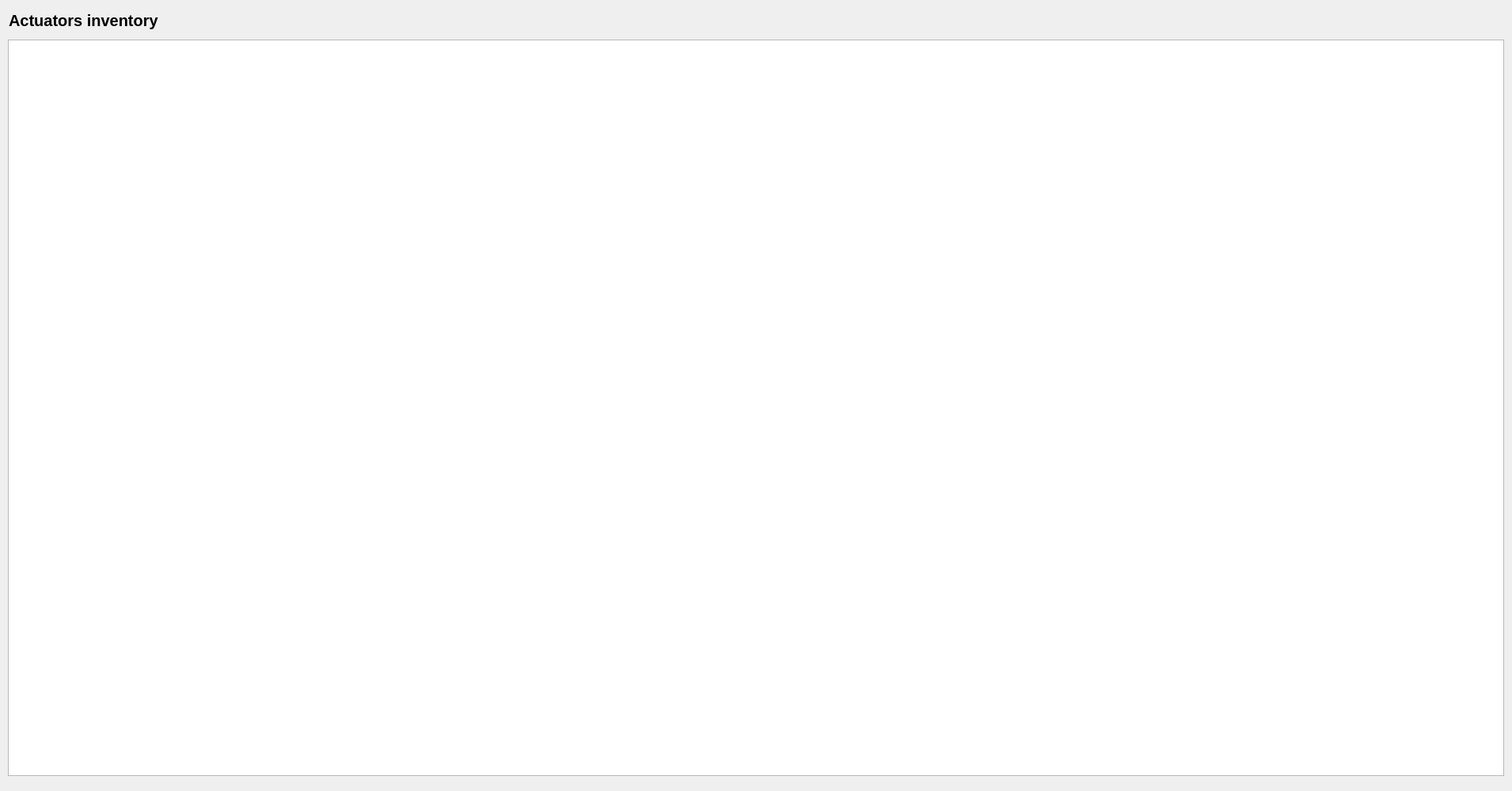
<?xml version="1.0" encoding="UTF-8"?>
<ui version="4.0">
 <class>Actuatorlist</class>
 <widget class="QDialog" name="Actuatorlist">
  <property name="geometry">
   <rect>
    <x>0</x>
    <y>0</y>
    <width>1911</width>
    <height>1000</height>
   </rect>
  </property>
  <property name="windowTitle">
   <string>Actuator inventory</string>
  </property>
  <property name="windowIcon">
   <iconset>
    <normaloff>../icons/servo.png</normaloff>../icons/servo.png</iconset>
  </property>
  <property name="toolTip">
   <string/>
  </property>
  <property name="toolTipDuration">
   <number>-1</number>
  </property>
  <property name="whatsThis">
   <string>My test What is this</string>
  </property>
  <property name="accessibleDescription">
   <string>My Description</string>
  </property>
  <widget class="QLabel" name="ActuatorsInventoryLabel">
   <property name="geometry">
    <rect>
     <x>11</x>
     <y>10</y>
     <width>371</width>
     <height>31</height>
    </rect>
   </property>
   <property name="font">
    <font>
     <pointsize>15</pointsize>
     <weight>75</weight>
     <bold>true</bold>
    </font>
   </property>
   <property name="text">
    <string>Actuators inventory</string>
   </property>
  </widget>
  <widget class="QTableView" name="actuatorInventoryTableView">
   <property name="geometry">
    <rect>
     <x>10</x>
     <y>50</y>
     <width>1891</width>
     <height>931</height>
    </rect>
   </property>
   <property name="font">
    <font>
     <weight>50</weight>
     <bold>false</bold>
    </font>
   </property>
   <property name="whatsThis">
    <string>Table of decoders</string>
   </property>
   <property name="locale">
    <locale language="English" country="Sweden"/>
   </property>
   <property name="horizontalScrollBarPolicy">
    <enum>Qt::ScrollBarAsNeeded</enum>
   </property>
   <property name="sizeAdjustPolicy">
    <enum>QAbstractScrollArea::AdjustIgnored</enum>
   </property>
   <property name="alternatingRowColors">
    <bool>true</bool>
   </property>
   <property name="sortingEnabled">
    <bool>true</bool>
   </property>
   <property name="wordWrap">
    <bool>false</bool>
   </property>
   <attribute name="horizontalHeaderCascadingSectionResizes">
    <bool>false</bool>
   </attribute>
   <attribute name="horizontalHeaderDefaultSectionSize">
    <number>250</number>
   </attribute>
   <attribute name="horizontalHeaderHighlightSections">
    <bool>true</bool>
   </attribute>
   <attribute name="horizontalHeaderShowSortIndicator" stdset="0">
    <bool>true</bool>
   </attribute>
   <attribute name="horizontalHeaderStretchLastSection">
    <bool>false</bool>
   </attribute>
   <attribute name="verticalHeaderVisible">
    <bool>true</bool>
   </attribute>
   <attribute name="verticalHeaderShowSortIndicator" stdset="0">
    <bool>true</bool>
   </attribute>
  </widget>
 </widget>
 <resources/>
 <connections/>
</ui>
